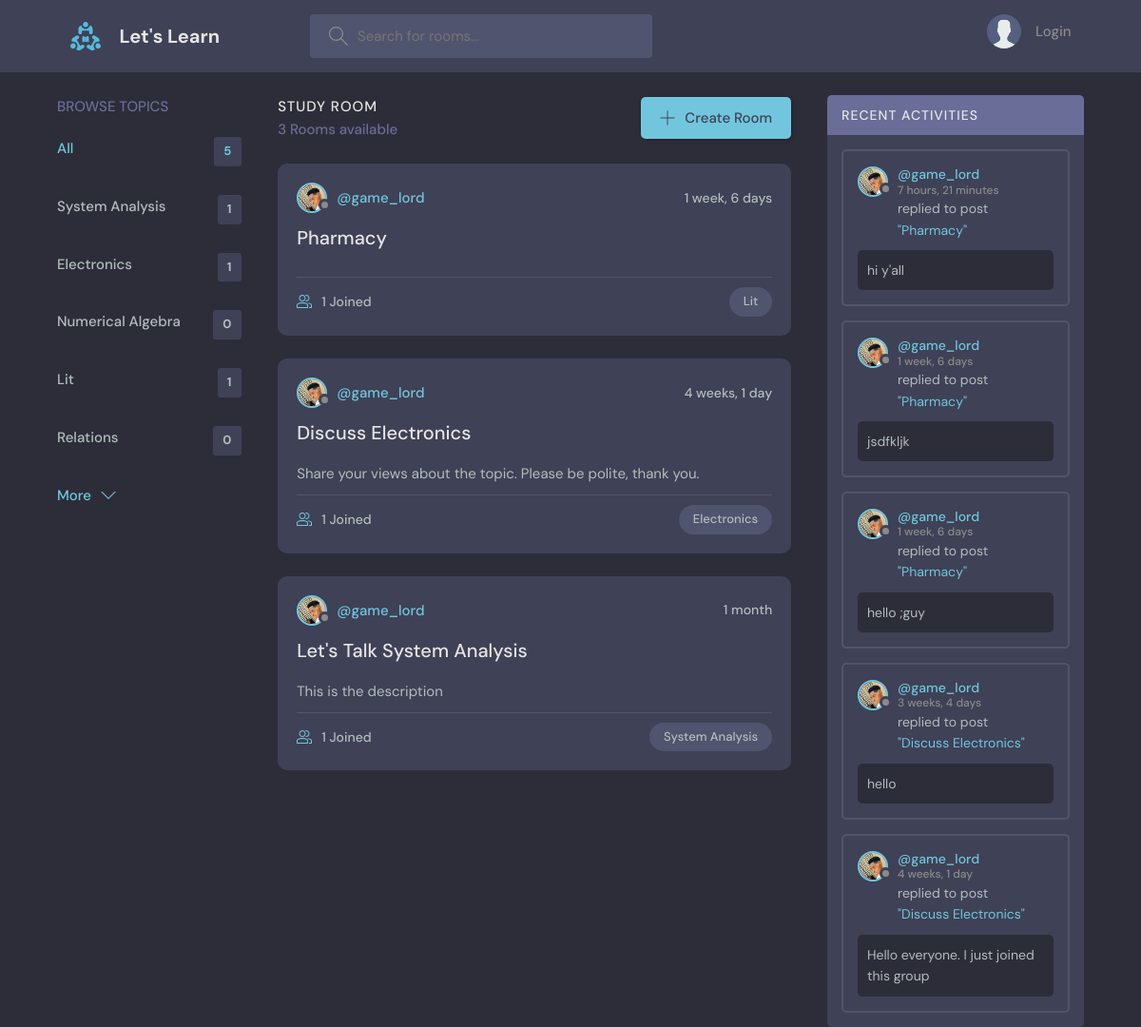
The page / on the database its author committed.
### base/models.py (models this page shows, shortened)
class Topic(models.Model):
    name = models.CharField(max_length=30)
    def __str__(self):
        return self.name

class Room(models.Model):
    host = models.ForeignKey(User, on_delete=models.CASCADE, null=True)
    topic = models.ForeignKey(Topic, on_delete=models.SET_NULL, null=True)#null=True means it can be blank
    name = models.CharField(max_length=100)
    description = models.TextField(null=True, blank=True)#blank=True means when we submit a form it can be blank
    participants = models.ManyToManyField(User, related_name='participants', blank=True)
    created = models.DateTimeField(auto_now_add=True)
    updated = models.DateTimeField(auto_now=True)
    class Meta:
        ordering = ['-created','-updated']

class Message(models.Model):
    user = models.ForeignKey(User, on_delete=models.CASCADE, null=True)
    room = models.ForeignKey(Room, on_delete=models.CASCADE)
    body = models.TextField()
    created = models.DateTimeField(auto_now_add=True)
    updated = models.DateTimeField(auto_now=True)
    class Meta:
        ordering = ['-created','-updated']

### users/models.py (models this page shows, shortened)
class Profile(models.Model):
    user = models.OneToOneField(User, on_delete=models.CASCADE)
    avatar = models.ImageField(default='avatar.svg', upload_to='profile_pics', null=True)
    bio = models.CharField(max_length=500,default='',null=True,blank=True)
    name = models.CharField(max_length=50,default='',null=True)

### base/views.py (the view)
# urls.py: path('', views.home, name='home'),
def home(request):
    q = request.GET.get('q') if request.GET.get('q') != None else ''
    rooms = Room.objects.filter(
    Q(topic__name__icontains=q) |
    Q(name__icontains=q) |
    Q(description__icontains=q)
    )
    topics = Topic.objects.all()
    all_messages = Message.objects.filter(Q(room__topic__name__icontains=q))
    room_count = rooms.count()
    context = {
    'topics':topics,
    'rooms':rooms,
    'all_messages':all_messages,
    'room_count':room_count
    }
    return render(request, 'base/home.html', context)

### base/templates/base/home.html (shortened to what this page needs)
{% extends 'main.html' %}
{% block content %}
    <main class="layout layout--3">
      <div class="container">
        {% include 'base/topics_component.html' %}
        <div class="roomList">
          <div class="roomList__header">
            <div>
              <h2>Study Room</h2>
              <p>{{room_count}} Rooms available</p>
            </div>
            <a class="btn btn--main" href="{% url 'create-room' %}">
              <svg version="1.1" xmlns="http://www.w3.org/2000/svg" width="32" height="32" viewBox="0 0 32 32">
                <title>add</title>
                <path
                  d="M16.943 0.943h-1.885v14.115h-14.115v1.885h14.115v14.115h1.885v-14.115h14.115v-1.885h-14.115v-14.115z"
                ></path>
              </svg>
              Create Room
            </a>
          </div>
          {% include 'base/room_feed_component.html' %}
        </div>
        {% include 'base/activity_component.html' %}
      </div>
    </main>
{% endblock %}

### base/templates/base/topics_component.html
<div class="topics">
  <div class="topics__header">
    <h2>Browse Topics</h2>
  </div>
  <ul class="topics__list">
    <li>
      <a href="/" class="active">All <span>{{topics.all.count}}</span></a>
    </li>
    {% for topic in topics %}
    <li>
      <a href="{% url 'home' %}?q={{topic.name}}">{{topic.name}} <span>{{topic.room_set.all.count}}</span></a>
    </li>
    {% endfor %}
  </ul>
  <a class="btn btn--link" href="{% url 'topic' %}">
    More
    <svg version="1.1" xmlns="http://www.w3.org/2000/svg" width="32" height="32" viewBox="0 0 32 32">
      <title>chevron-down</title>
      <path d="M16 21l-13-13h-3l16 16 16-16h-3l-13 13z"></path>
    </svg>
  </a>
</div>

### base/templates/base/room_feed_component.html (shortened to what this page needs)
{% for room in rooms %}
<div class="roomListRoom">
  <div class="roomListRoom__header">
    <a href="{% url 'profile' room.host.id %}" class="roomListRoom__author">
      <div class="avatar avatar--small">
        <img src="{{room.host.profile.avatar.url}}" />
      </div>
      <span>@{{room.host.username}}</span>
    </a>
    <div class="roomListRoom__actions">
      <span>{{room.created|timesince}}</span>
    </div>
  </div>
  <div class="roomListRoom__content">
    <a href="{% url 'room' room.id %}">{{room.name}}</a>
    <p>
      {{room.description}}
    </p>
  </div>
  <div class="roomListRoom__meta">
    <a href="{% url 'room' room.id %}" class="roomListRoom__joined">
      {{room.participants.all.count}} Joined
    </a>
    <p class="roomListRoom__topic">{{room.topic}}</p>
  </div>
</div>
{% endfor %}

### base/templates/base/activity_component.html (shortened to what this page needs)
<div class="activities">
  <div class="activities__header">
    <h2>Recent Activities</h2>
  </div>
  {% for message in all_messages %}
  <div class="activities__box">
    <div class="activities__boxHeader roomListRoom__header">
      <a href="{% url 'profile' message.user.id %}" class="roomListRoom__author">
        <div class="avatar avatar--small">
          <img src="{{message.user.profile.avatar.url}}" />
        </div>
        <p>
          @{{message.user.username}}
          <span>{{message.created|timesince}}</span>
        </p>
      </a>
    </div>
    <div class="activities__boxContent">
      <p>replied to post<a href="{% url 'room' message.room.id %}">"{{message.room.name}}"</a></p>
      <div class="activities__boxRoomContent">
        {{message.body|truncatewords:15}}
      </div>
    </div>
  </div>
  {% endfor %}
</div>

### rows shown on the page
Topic: name "System Analysis", room_set.all.count "1"
Topic: name "Electronics", room_set.all.count "1"
Topic: name "Numerical Algebra", room_set.all.count "0"
Topic: name "Lit", room_set.all.count "1"
Topic: name "Relations", room_set.all.count "0"
Room: host.profile.avatar (picture), host.username "game_lord", created "1 week, 6 days", name "Pharmacy", participants.all.count "1", topic "Lit"
Room: host.profile.avatar (picture), host.username "game_lord", created "4 weeks, 1 day", name "Discuss Electronics", description "Share your views about the topic. Please be polite, thank you.", participants.all.count "1", topic "Electronics"
Room: host.profile.avatar (picture), host.username "game_lord", created "1 month", name "Let's Talk System Analysis", description "This is the description", participants.all.count "1", topic "System Analysis"
Message: user.profile.avatar (picture), user.username "game_lord", created "7 hours, 21 minutes", room.name "Pharmacy", body "hi y'all"
Message: user.profile.avatar (picture), user.username "game_lord", created "1 week, 6 days", room.name "Pharmacy", body "jsdfkljk"
Message: user.profile.avatar (picture), user.username "game_lord", created "1 week, 6 days", room.name "Pharmacy", body "hello ;guy"
Message: user.profile.avatar (picture), user.username "game_lord", created "3 weeks, 4 days", room.name "Discuss Electronics", body "hello"
Message: user.profile.avatar (picture), user.username "game_lord", created "4 weeks, 1 day", room.name "Discuss Electronics", body "Hello everyone. I just joined this group"

### other values the page prints
{{ topics.all.count }} "5"
{{ room_count }} "3"
